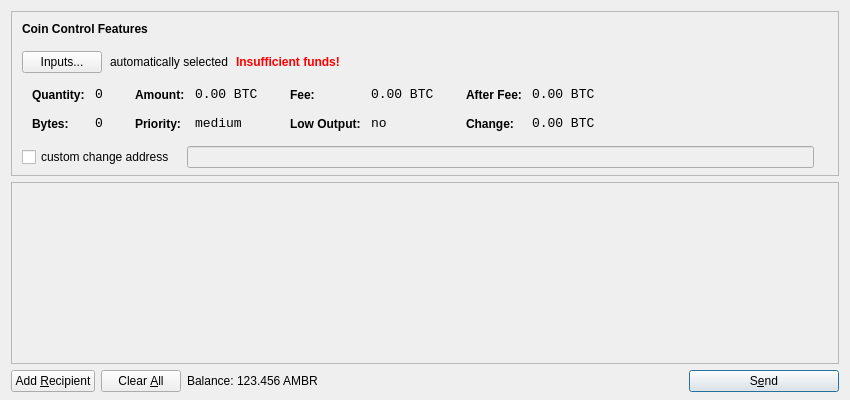
<?xml version="1.0" encoding="UTF-8"?>
<ui version="4.0">
 <class>SendCoinsDialog</class>
 <widget class="QDialog" name="SendCoinsDialog">
  <property name="geometry">
   <rect>
    <x>0</x>
    <y>0</y>
    <width>850</width>
    <height>400</height>
   </rect>
  </property>
  <property name="windowTitle">
   <string>Send Coins</string>
  </property>
  <layout class="QVBoxLayout" name="verticalLayout" stretch="0,1,0">
   <property name="bottomMargin">
    <number>8</number>
   </property>
   <item>
    <widget class="QFrame" name="frameCoinControl">
     <property name="sizePolicy">
      <sizepolicy hsizetype="Expanding" vsizetype="Expanding">
       <horstretch>0</horstretch>
       <verstretch>0</verstretch>
      </sizepolicy>
     </property>
     <property name="maximumSize">
      <size>
       <width>16777215</width>
       <height>16777215</height>
      </size>
     </property>
     <property name="frameShape">
      <enum>QFrame::StyledPanel</enum>
     </property>
     <property name="frameShadow">
      <enum>QFrame::Sunken</enum>
     </property>
     <layout class="QVBoxLayout" name="verticalLayoutCoinControl2">
      <property name="spacing">
       <number>-1</number>
      </property>
      <property name="leftMargin">
       <number>0</number>
      </property>
      <property name="topMargin">
       <number>0</number>
      </property>
      <property name="rightMargin">
       <number>0</number>
      </property>
      <property name="bottomMargin">
       <number>6</number>
      </property>
      <item>
       <layout class="QVBoxLayout" name="verticalLayoutCoinControl" stretch="0,0,0,0,1">
        <property name="spacing">
         <number>0</number>
        </property>
        <property name="leftMargin">
         <number>10</number>
        </property>
        <property name="topMargin">
         <number>10</number>
        </property>
        <item>
         <layout class="QHBoxLayout" name="horizontalLayoutCoinControl1">
          <property name="bottomMargin">
           <number>15</number>
          </property>
          <item>
           <widget class="QLabel" name="labelCoinControlFeatures">
            <property name="sizePolicy">
             <sizepolicy hsizetype="Preferred" vsizetype="Maximum">
              <horstretch>0</horstretch>
              <verstretch>0</verstretch>
             </sizepolicy>
            </property>
            <property name="font">
             <font>
              <weight>75</weight>
              <bold>true</bold>
             </font>
            </property>
            <property name="styleSheet">
             <string notr="true">font-weight:bold;</string>
            </property>
            <property name="text">
             <string>Coin Control Features</string>
            </property>
           </widget>
          </item>
         </layout>
        </item>
        <item>
         <layout class="QHBoxLayout" name="horizontalLayoutCoinControl2" stretch="0,0,0,0">
          <property name="spacing">
           <number>8</number>
          </property>
          <property name="bottomMargin">
           <number>10</number>
          </property>
          <item>
           <widget class="QPushButton" name="pushButtonCoinControl">
            <property name="styleSheet">
             <string notr="true"/>
            </property>
            <property name="text">
             <string>Inputs...</string>
            </property>
           </widget>
          </item>
          <item>
           <widget class="QLabel" name="labelCoinControlAutomaticallySelected">
            <property name="text">
             <string>automatically selected</string>
            </property>
            <property name="margin">
             <number>5</number>
            </property>
           </widget>
          </item>
          <item>
           <widget class="QLabel" name="labelCoinControlInsuffFunds">
            <property name="font">
             <font>
              <weight>75</weight>
              <bold>true</bold>
             </font>
            </property>
            <property name="styleSheet">
             <string notr="true">color:red;font-weight:bold;</string>
            </property>
            <property name="text">
             <string>Insufficient funds!</string>
            </property>
            <property name="margin">
             <number>5</number>
            </property>
           </widget>
          </item>
          <item>
           <spacer name="horizontalSpacerCoinControl">
            <property name="orientation">
             <enum>Qt::Horizontal</enum>
            </property>
            <property name="sizeHint" stdset="0">
             <size>
              <width>40</width>
              <height>1</height>
             </size>
            </property>
           </spacer>
          </item>
         </layout>
        </item>
        <item>
         <widget class="QWidget" name="widgetCoinControl" native="true">
          <property name="sizePolicy">
           <sizepolicy hsizetype="Preferred" vsizetype="Preferred">
            <horstretch>0</horstretch>
            <verstretch>0</verstretch>
           </sizepolicy>
          </property>
          <property name="minimumSize">
           <size>
            <width>0</width>
            <height>0</height>
           </size>
          </property>
          <property name="styleSheet">
           <string notr="true"/>
          </property>
          <layout class="QHBoxLayout" name="horizontalLayoutCoinControl5">
           <property name="margin">
            <number>0</number>
           </property>
           <item>
            <layout class="QHBoxLayout" name="horizontalLayoutCoinControl3" stretch="0,0,0,1">
             <property name="spacing">
              <number>20</number>
             </property>
             <property name="topMargin">
              <number>0</number>
             </property>
             <property name="bottomMargin">
              <number>10</number>
             </property>
             <item>
              <layout class="QFormLayout" name="formLayoutCoinControl1">
               <property name="horizontalSpacing">
                <number>10</number>
               </property>
               <property name="verticalSpacing">
                <number>14</number>
               </property>
               <property name="leftMargin">
                <number>10</number>
               </property>
               <property name="topMargin">
                <number>4</number>
               </property>
               <property name="rightMargin">
                <number>6</number>
               </property>
               <item row="0" column="0">
                <widget class="QLabel" name="labelCoinControlQuantityText">
                 <property name="styleSheet">
                  <string notr="true">font-weight:bold;</string>
                 </property>
                 <property name="text">
                  <string>Quantity:</string>
                 </property>
                 <property name="margin">
                  <number>0</number>
                 </property>
                </widget>
               </item>
               <item row="0" column="1">
                <widget class="QLabel" name="labelCoinControlQuantity">
                 <property name="font">
                  <font>
                   <family>Monospace</family>
                   <pointsize>10</pointsize>
                  </font>
                 </property>
                 <property name="cursor">
                  <cursorShape>IBeamCursor</cursorShape>
                 </property>
                 <property name="contextMenuPolicy">
                  <enum>Qt::ActionsContextMenu</enum>
                 </property>
                 <property name="text">
                  <string notr="true">0</string>
                 </property>
                 <property name="margin">
                  <number>0</number>
                 </property>
                 <property name="textInteractionFlags">
                  <set>Qt::LinksAccessibleByMouse|Qt::TextSelectableByKeyboard|Qt::TextSelectableByMouse</set>
                 </property>
                </widget>
               </item>
               <item row="1" column="0">
                <widget class="QLabel" name="labelCoinControlBytesText">
                 <property name="styleSheet">
                  <string notr="true">font-weight:bold;</string>
                 </property>
                 <property name="text">
                  <string>Bytes:</string>
                 </property>
                </widget>
               </item>
               <item row="1" column="1">
                <widget class="QLabel" name="labelCoinControlBytes">
                 <property name="font">
                  <font>
                   <family>Monospace</family>
                   <pointsize>10</pointsize>
                  </font>
                 </property>
                 <property name="cursor">
                  <cursorShape>IBeamCursor</cursorShape>
                 </property>
                 <property name="contextMenuPolicy">
                  <enum>Qt::ActionsContextMenu</enum>
                 </property>
                 <property name="text">
                  <string notr="true">0</string>
                 </property>
                 <property name="textInteractionFlags">
                  <set>Qt::LinksAccessibleByMouse|Qt::TextSelectableByKeyboard|Qt::TextSelectableByMouse</set>
                 </property>
                </widget>
               </item>
              </layout>
             </item>
             <item>
              <layout class="QFormLayout" name="formLayoutCoinControl2">
               <property name="horizontalSpacing">
                <number>10</number>
               </property>
               <property name="verticalSpacing">
                <number>14</number>
               </property>
               <property name="leftMargin">
                <number>6</number>
               </property>
               <property name="topMargin">
                <number>4</number>
               </property>
               <property name="rightMargin">
                <number>6</number>
               </property>
               <item row="0" column="0">
                <widget class="QLabel" name="labelCoinControlAmountText">
                 <property name="styleSheet">
                  <string notr="true">font-weight:bold;</string>
                 </property>
                 <property name="text">
                  <string>Amount:</string>
                 </property>
                 <property name="margin">
                  <number>0</number>
                 </property>
                </widget>
               </item>
               <item row="0" column="1">
                <widget class="QLabel" name="labelCoinControlAmount">
                 <property name="font">
                  <font>
                   <family>Monospace</family>
                   <pointsize>10</pointsize>
                  </font>
                 </property>
                 <property name="cursor">
                  <cursorShape>IBeamCursor</cursorShape>
                 </property>
                 <property name="contextMenuPolicy">
                  <enum>Qt::ActionsContextMenu</enum>
                 </property>
                 <property name="text">
                  <string notr="true">0.00 BTC</string>
                 </property>
                 <property name="textInteractionFlags">
                  <set>Qt::LinksAccessibleByMouse|Qt::TextSelectableByKeyboard|Qt::TextSelectableByMouse</set>
                 </property>
                </widget>
               </item>
               <item row="1" column="0">
                <widget class="QLabel" name="labelCoinControlPriorityText">
                 <property name="styleSheet">
                  <string notr="true">font-weight:bold;</string>
                 </property>
                 <property name="text">
                  <string>Priority:</string>
                 </property>
                </widget>
               </item>
               <item row="1" column="1">
                <widget class="QLabel" name="labelCoinControlPriority">
                 <property name="font">
                  <font>
                   <family>Monospace</family>
                   <pointsize>10</pointsize>
                  </font>
                 </property>
                 <property name="cursor">
                  <cursorShape>IBeamCursor</cursorShape>
                 </property>
                 <property name="contextMenuPolicy">
                  <enum>Qt::ActionsContextMenu</enum>
                 </property>
                 <property name="text">
                  <string>medium</string>
                 </property>
                 <property name="textInteractionFlags">
                  <set>Qt::LinksAccessibleByMouse|Qt::TextSelectableByKeyboard|Qt::TextSelectableByMouse</set>
                 </property>
                </widget>
               </item>
              </layout>
             </item>
             <item>
              <layout class="QFormLayout" name="formLayoutCoinControl3">
               <property name="horizontalSpacing">
                <number>10</number>
               </property>
               <property name="verticalSpacing">
                <number>14</number>
               </property>
               <property name="leftMargin">
                <number>6</number>
               </property>
               <property name="topMargin">
                <number>4</number>
               </property>
               <property name="rightMargin">
                <number>6</number>
               </property>
               <item row="0" column="0">
                <widget class="QLabel" name="labelCoinControlFeeText">
                 <property name="styleSheet">
                  <string notr="true">font-weight:bold;</string>
                 </property>
                 <property name="text">
                  <string>Fee:</string>
                 </property>
                 <property name="margin">
                  <number>0</number>
                 </property>
                </widget>
               </item>
               <item row="0" column="1">
                <widget class="QLabel" name="labelCoinControlFee">
                 <property name="font">
                  <font>
                   <family>Monospace</family>
                   <pointsize>10</pointsize>
                  </font>
                 </property>
                 <property name="cursor">
                  <cursorShape>IBeamCursor</cursorShape>
                 </property>
                 <property name="contextMenuPolicy">
                  <enum>Qt::ActionsContextMenu</enum>
                 </property>
                 <property name="text">
                  <string notr="true">0.00 BTC</string>
                 </property>
                 <property name="textInteractionFlags">
                  <set>Qt::LinksAccessibleByMouse|Qt::TextSelectableByKeyboard|Qt::TextSelectableByMouse</set>
                 </property>
                </widget>
               </item>
               <item row="1" column="0">
                <widget class="QLabel" name="labelCoinControlLowOutputText">
                 <property name="styleSheet">
                  <string notr="true">font-weight:bold;</string>
                 </property>
                 <property name="text">
                  <string>Low Output:</string>
                 </property>
                </widget>
               </item>
               <item row="1" column="1">
                <widget class="QLabel" name="labelCoinControlLowOutput">
                 <property name="font">
                  <font>
                   <family>Monospace</family>
                   <pointsize>10</pointsize>
                  </font>
                 </property>
                 <property name="cursor">
                  <cursorShape>IBeamCursor</cursorShape>
                 </property>
                 <property name="contextMenuPolicy">
                  <enum>Qt::ActionsContextMenu</enum>
                 </property>
                 <property name="text">
                  <string>no</string>
                 </property>
                 <property name="textInteractionFlags">
                  <set>Qt::LinksAccessibleByMouse|Qt::TextSelectableByKeyboard|Qt::TextSelectableByMouse</set>
                 </property>
                </widget>
               </item>
              </layout>
             </item>
             <item>
              <layout class="QFormLayout" name="formLayoutCoinControl4">
               <property name="horizontalSpacing">
                <number>10</number>
               </property>
               <property name="verticalSpacing">
                <number>14</number>
               </property>
               <property name="leftMargin">
                <number>6</number>
               </property>
               <property name="topMargin">
                <number>4</number>
               </property>
               <property name="rightMargin">
                <number>6</number>
               </property>
               <item row="0" column="0">
                <widget class="QLabel" name="labelCoinControlAfterFeeText">
                 <property name="styleSheet">
                  <string notr="true">font-weight:bold;</string>
                 </property>
                 <property name="text">
                  <string>After Fee:</string>
                 </property>
                 <property name="margin">
                  <number>0</number>
                 </property>
                </widget>
               </item>
               <item row="0" column="1">
                <widget class="QLabel" name="labelCoinControlAfterFee">
                 <property name="font">
                  <font>
                   <family>Monospace</family>
                   <pointsize>10</pointsize>
                  </font>
                 </property>
                 <property name="cursor">
                  <cursorShape>IBeamCursor</cursorShape>
                 </property>
                 <property name="contextMenuPolicy">
                  <enum>Qt::ActionsContextMenu</enum>
                 </property>
                 <property name="text">
                  <string notr="true">0.00 BTC</string>
                 </property>
                 <property name="textInteractionFlags">
                  <set>Qt::LinksAccessibleByMouse|Qt::TextSelectableByKeyboard|Qt::TextSelectableByMouse</set>
                 </property>
                </widget>
               </item>
               <item row="1" column="0">
                <widget class="QLabel" name="labelCoinControlChangeText">
                 <property name="styleSheet">
                  <string notr="true">font-weight:bold;</string>
                 </property>
                 <property name="text">
                  <string>Change:</string>
                 </property>
                </widget>
               </item>
               <item row="1" column="1">
                <widget class="QLabel" name="labelCoinControlChange">
                 <property name="font">
                  <font>
                   <family>Monospace</family>
                   <pointsize>10</pointsize>
                  </font>
                 </property>
                 <property name="cursor">
                  <cursorShape>IBeamCursor</cursorShape>
                 </property>
                 <property name="contextMenuPolicy">
                  <enum>Qt::ActionsContextMenu</enum>
                 </property>
                 <property name="text">
                  <string notr="true">0.00 BTC</string>
                 </property>
                 <property name="textInteractionFlags">
                  <set>Qt::LinksAccessibleByMouse|Qt::TextSelectableByKeyboard|Qt::TextSelectableByMouse</set>
                 </property>
                </widget>
               </item>
              </layout>
             </item>
            </layout>
           </item>
          </layout>
         </widget>
        </item>
        <item>
         <layout class="QHBoxLayout" name="horizontalLayoutCoinControl4" stretch="0,0,0">
          <property name="spacing">
           <number>12</number>
          </property>
          <property name="sizeConstraint">
           <enum>QLayout::SetDefaultConstraint</enum>
          </property>
          <property name="topMargin">
           <number>5</number>
          </property>
          <property name="rightMargin">
           <number>5</number>
          </property>
          <item>
           <widget class="QCheckBox" name="checkBoxCoinControlChange">
            <property name="text">
             <string>custom change address</string>
            </property>
           </widget>
          </item>
          <item>
           <widget class="QLineEdit" name="lineEditCoinControlChange">
            <property name="enabled">
             <bool>false</bool>
            </property>
            <property name="sizePolicy">
             <sizepolicy hsizetype="Expanding" vsizetype="Fixed">
              <horstretch>0</horstretch>
              <verstretch>0</verstretch>
             </sizepolicy>
            </property>
           </widget>
          </item>
          <item>
           <widget class="QLabel" name="labelCoinControlChangeLabel">
            <property name="sizePolicy">
             <sizepolicy hsizetype="Preferred" vsizetype="Expanding">
              <horstretch>0</horstretch>
              <verstretch>0</verstretch>
             </sizepolicy>
            </property>
            <property name="minimumSize">
             <size>
              <width>0</width>
              <height>0</height>
             </size>
            </property>
            <property name="text">
             <string/>
            </property>
            <property name="margin">
             <number>3</number>
            </property>
           </widget>
          </item>
         </layout>
        </item>
        <item>
         <spacer name="verticalSpacerCoinControl">
          <property name="orientation">
           <enum>Qt::Vertical</enum>
          </property>
          <property name="sizeHint" stdset="0">
           <size>
            <width>800</width>
            <height>1</height>
           </size>
          </property>
         </spacer>
        </item>
       </layout>
      </item>
     </layout>
    </widget>
   </item>
   <item>
    <widget class="QScrollArea" name="scrollArea">
     <property name="widgetResizable">
      <bool>true</bool>
     </property>
     <widget class="QWidget" name="scrollAreaWidgetContents">
      <property name="geometry">
       <rect>
        <x>0</x>
        <y>0</y>
        <width>830</width>
        <height>165</height>
       </rect>
      </property>
      <layout class="QVBoxLayout" name="verticalLayout_2">
       <property name="margin">
        <number>0</number>
       </property>
       <item>
        <layout class="QVBoxLayout" name="entries">
         <property name="spacing">
          <number>6</number>
         </property>
        </layout>
       </item>
       <item>
        <spacer name="verticalSpacer">
         <property name="orientation">
          <enum>Qt::Vertical</enum>
         </property>
         <property name="sizeHint" stdset="0">
          <size>
           <width>20</width>
           <height>40</height>
          </size>
         </property>
        </spacer>
       </item>
      </layout>
     </widget>
    </widget>
   </item>
   <item>
    <layout class="QHBoxLayout" name="horizontalLayout">
     <item>
      <widget class="QPushButton" name="addButton">
       <property name="toolTip">
        <string>Send to multiple recipients at once</string>
       </property>
       <property name="text">
        <string>Add &amp;Recipient</string>
       </property>
       <property name="icon">
        <iconset resource="../bitcoin.qrc">
         <normaloff>:/icons/add</normaloff>:/icons/add</iconset>
       </property>
       <property name="autoDefault">
        <bool>false</bool>
       </property>
      </widget>
     </item>
     <item>
      <widget class="QPushButton" name="clearButton">
       <property name="sizePolicy">
        <sizepolicy hsizetype="Minimum" vsizetype="Fixed">
         <horstretch>0</horstretch>
         <verstretch>0</verstretch>
        </sizepolicy>
       </property>
       <property name="toolTip">
        <string>Remove all transaction fields</string>
       </property>
       <property name="text">
        <string>Clear &amp;All</string>
       </property>
       <property name="icon">
        <iconset resource="../bitcoin.qrc">
         <normaloff>:/icons/remove</normaloff>:/icons/remove</iconset>
       </property>
       <property name="autoRepeatDelay">
        <number>300</number>
       </property>
       <property name="autoDefault">
        <bool>false</bool>
       </property>
      </widget>
     </item>
     <item>
      <layout class="QHBoxLayout" name="horizontalLayout_2">
       <property name="spacing">
        <number>3</number>
       </property>
       <item>
        <widget class="QLabel" name="label">
         <property name="text">
          <string>Balance:</string>
         </property>
        </widget>
       </item>
       <item>
        <widget class="QLabel" name="labelBalance">
         <property name="cursor">
          <cursorShape>IBeamCursor</cursorShape>
         </property>
         <property name="text">
          <string>123.456 AMBR</string>
         </property>
         <property name="textInteractionFlags">
          <set>Qt::LinksAccessibleByMouse|Qt::TextSelectableByKeyboard|Qt::TextSelectableByMouse</set>
         </property>
        </widget>
       </item>
      </layout>
     </item>
     <item>
      <spacer name="horizontalSpacer">
       <property name="orientation">
        <enum>Qt::Horizontal</enum>
       </property>
       <property name="sizeHint" stdset="0">
        <size>
         <width>40</width>
         <height>20</height>
        </size>
       </property>
      </spacer>
     </item>
     <item>
      <widget class="QPushButton" name="sendButton">
       <property name="minimumSize">
        <size>
         <width>150</width>
         <height>0</height>
        </size>
       </property>
       <property name="toolTip">
        <string>Confirm the send action</string>
       </property>
       <property name="text">
        <string>S&amp;end</string>
       </property>
       <property name="icon">
        <iconset resource="../bitcoin.qrc">
         <normaloff>:/icons/send</normaloff>:/icons/send</iconset>
       </property>
       <property name="default">
        <bool>true</bool>
       </property>
      </widget>
     </item>
    </layout>
   </item>
  </layout>
 </widget>
 <resources>
  <include location="../bitcoin.qrc"/>
 </resources>
 <connections/>
</ui>
